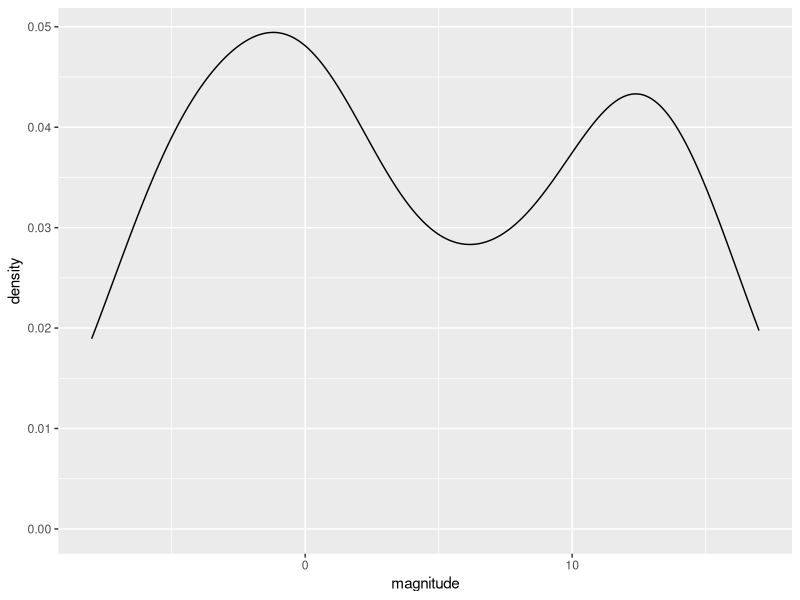
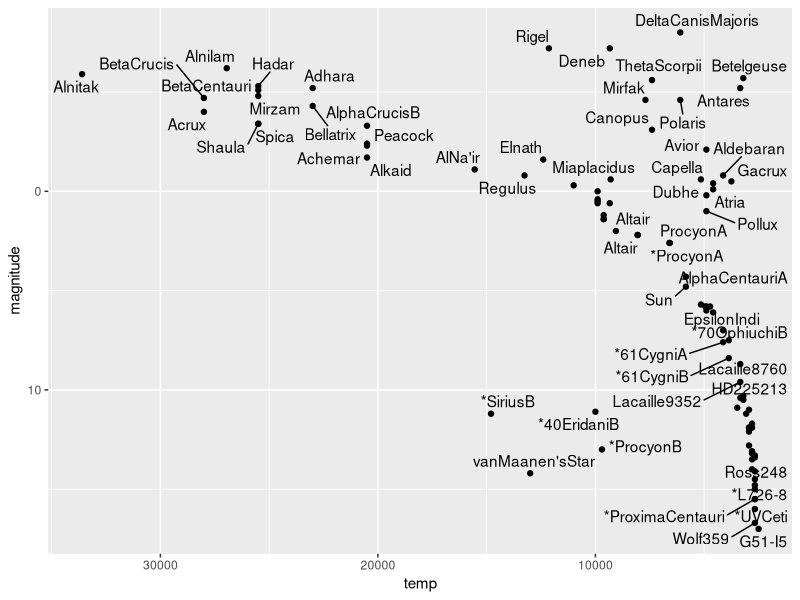
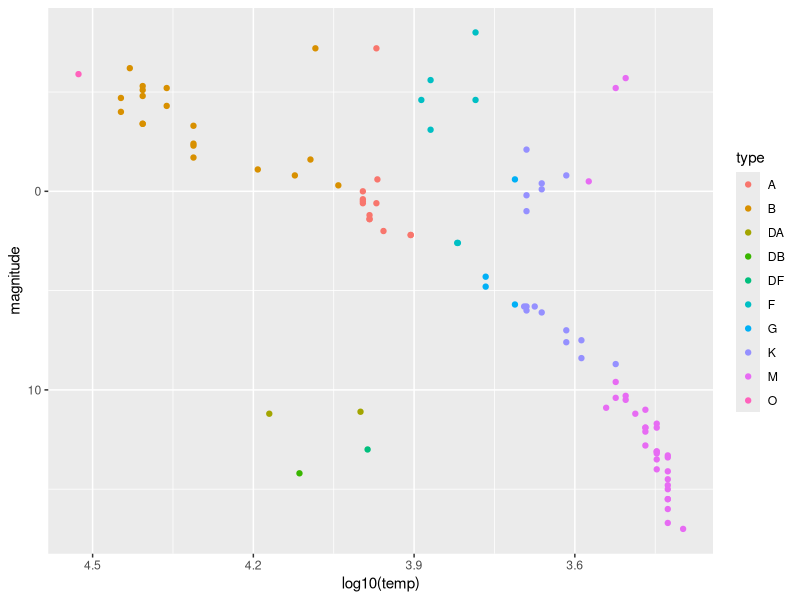

These charts were generated, in order, by the following R code:
library(tidyverse)
library(dslabs)
library(ggrepel)
data(stars)
options(digits = 3) 

mean(stars$magnitude)
sd(stars$magnitude)

stars %>%
  ggplot(aes(magnitude)) +
  geom_density()

stars %>%
#  filter(star %in% c("Antares", "Castor", "Mirfak", "Polaris", "vanMaanen'sStar")) %>%
  ggplot(aes(temp, magnitude, label = star)) +
  geom_point() +
  scale_x_reverse() +
  scale_y_reverse() +
  geom_text_repel()

stars %>%
  ggplot(aes(log10(temp), magnitude)) +
  geom_point(aes(color=type)) +
  scale_x_reverse() +
  scale_y_reverse()
 
